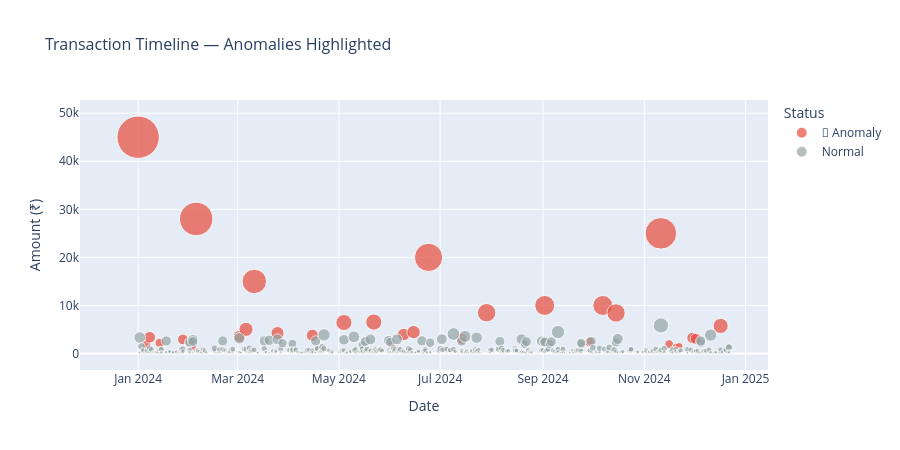

Here is the notebook cell this chart was saved with:
### Code cell
fig_timeline = px.scatter(
    df,
    x      = 'Date',
    y      = 'Amount',
    color  = 'Anomaly_Label',
    color_discrete_map = {
        'Normal'      : '#95A5A6',
        '🚨 Anomaly' : '#E74C3C',
    },
    size       = 'Amount',
    size_max   = 30,
    hover_data = ['Description', 'Category', 'Anomaly_Score'],
    title      = 'Transaction Timeline — Anomalies Highlighted',
    labels     = {'Amount':'Amount (₹)', 'Date':'Date'},
)
fig_timeline.update_traces(
    hovertemplate = (
        '%{customdata[0]}'
        'Date: %{x}'
        'Amount: ₹%{y:,.0f}'
        'Category: %{customdata[1]}'
        'Anomaly Score: %{customdata[2]:.3f}'
        ''
    )
)
fig_timeline.update_layout(
    height          = 450,
    title_font_size = 16,
    legend_title    = 'Status',
)
fig_timeline.show()

### Figure 1 — Plotly figure (JSON) as saved in the notebook; plotly's stock layout.template omitted (floating-point values rounded to 4 significant figures; data arrays with more than 128 entries replaced by an {"elided": "..."} marker saying what was removed)
{"data": [{"customdata": [["Unknown Transfer", "UPI Transfer", -0.1504], ["Society Maintenance", "Bills & Rent", -0.01726], ["House Rent", "Bills & Rent", -0.02893], ["Society Maintenance", "Bills & Rent", -0.02132], ["JIO Boardband", "Bills & Rent", -0.02214], ["House Rent", "Bills & Rent", -0.02432], ["Luxury Purchase", "Others", -0.08459], ["Water Bill", "Bills & Rent", -0.02641], ["Hotel Booking", "Education", -0.02906], ["Foreign Transaction", "Others", -0.04154], ["Hotel Booking", "Education", -0.01058], ["Gas Bill", "Bills & Rent", -0.0112], ["Hotel Booking", "Education", -0.06182], ["IndiGo Airlines", "Travel", -0.01537], ["House Rent", "Bills & Rent", -0.02683], ["IndiGo Airlines", "Travel", -0.03599], ["Hotel Booking", "Education", -0.02114], ["ATM Withdrawl", "Others", -0.06129], ["House Rent", "Bills & Rent", -0.01587], ["Zomato", "Food & Dining", -0.03353], ["UPI Payment", "UPI Transfer", -0.06577], ["Water Bill", "Bills & Rent", -0.00114], ["UPI Payment", "UPI Transfer", -0.06355], ["OYO Rooms", "Travel", -0.03762], ["Cash Withdrawl", "Others", -0.07748], ["House Rent", "Bills & Rent", -0.01076], ["House Rent", "Bills & Rent", -0.01498], ["Water Bill", "Bills & Rent", -0.02072], ["House Rent", "Bills & Rent", -0.03537], ["Society Maintenance", "Bills & Rent", -0.01187], ["Cleartrip", "Travel", -0.02761]], "hovertemplate": "%{customdata[0]}Date: %{x}Amount: ₹%{y:,.0f}Category: %{customdata[1]}Anomaly Score: %{customdata[2]:.3f}", "legendgroup": "🚨 Anomaly", "marker": {"color": "#E74C3C", "size": [45000.0, 1885.0, 3387.0, 2189.0, 2923.0, 1333.0, 28000.0, 3585.0, 5029.0, 15000.0, 4266.0, 3792.0, 6460.0, 6546.0, 1613.0, 3948.0, 4462.0, 20000.0, 3078.0, 8500.0, 10000.0, 2376.0, 10000.0, 8445.0, 25000.0, 1959.0, 1381.0, 1499.0, 3234.0, 3066.0, 5752.0], "sizemode": "area", "sizeref": 50, "symbol": "circle"}, "mode": "markers", "name": "🚨 Anomaly", "orientation": "v", "showlegend": true, "type": "scatter", "x": ["2024-01-01T00:00:00.000000000", "2024-01-06T00:00:00.000000000", "2024-01-08T00:00:00.000000000", "2024-01-14T00:00:00.000000000", "2024-01-28T00:00:00.000000000", "2024-02-03T00:00:00.000000000", "2024-02-05T00:00:00.000000000", "2024-03-02T00:00:00.000000000", "2024-03-06T00:00:00.000000000", "2024-03-11T00:00:00.000000000", "2024-03-25T00:00:00.000000000", "2024-04-15T00:00:00.000000000", "2024-05-04T00:00:00.000000000", "2024-05-22T00:00:00.000000000", "2024-06-02T00:00:00.000000000", "2024-06-09T00:00:00.000000000", "2024-06-15T00:00:00.000000000", "2024-06-24T00:00:00.000000000", "2024-07-14T00:00:00.000000000", "2024-07-29T00:00:00.000000000", "2024-09-02T00:00:00.000000000", "2024-09-29T00:00:00.000000000", "2024-10-07T00:00:00.000000000", "2024-10-15T00:00:00.000000000", "2024-11-11T00:00:00.000000000", "2024-11-16T00:00:00.000000000", "2024-11-20T00:00:00.000000000", "2024-11-22T00:00:00.000000000", "2024-11-30T00:00:00.000000000", "2024-12-02T00:00:00.000000000", "2024-12-17T00:00:00.000000000"], "xaxis": "x", "y": [45000.0, 1885.0, 3387.0, 2189.0, 2923.0, 1333.0, 28000.0, 3585.0, 5029.0, 15000.0, 4266.0, 3792.0, 6460.0, 6546.0, 1613.0, 3948.0, 4462.0, 20000.0, 3078.0, 8500.0, 10000.0, 2376.0, 10000.0, 8445.0, 25000.0, 1959.0, 1381.0, 1499.0, 3234.0, 3066.0, 5752.0], "yaxis": "y"}, {"customdata": {"elided": "587x3 mixed values"}, "hovertemplate": "%{customdata[0]}Date: %{x}Amount: ₹%{y:,.0f}Category: %{customdata[1]}Anomaly Score: %{customdata[2]:.3f}", "legendgroup": "Normal", "marker": {"color": "#95A5A6", "size": {"elided": "587 float values"}, "sizemode": "area", "sizeref": 50, "symbol": "circle"}, "mode": "markers", "name": "Normal", "orientation": "v", "showlegend": true, "type": "scatter", "x": {"elided": "587 str values"}, "xaxis": "x", "y": {"elided": "587 float values"}, "yaxis": "y"}], "layout": {"height": 450, "legend": {"itemsizing": "constant", "title": {"text": "Status"}, "tracegroupgap": 0}, "title": {"font": {"size": 16}, "text": "Transaction Timeline — Anomalies Highlighted"}, "xaxis": {"anchor": "y", "domain": [0, 1], "title": {"text": "Date"}}, "yaxis": {"anchor": "x", "domain": [0, 1], "title": {"text": "Amount (₹)"}}}}
